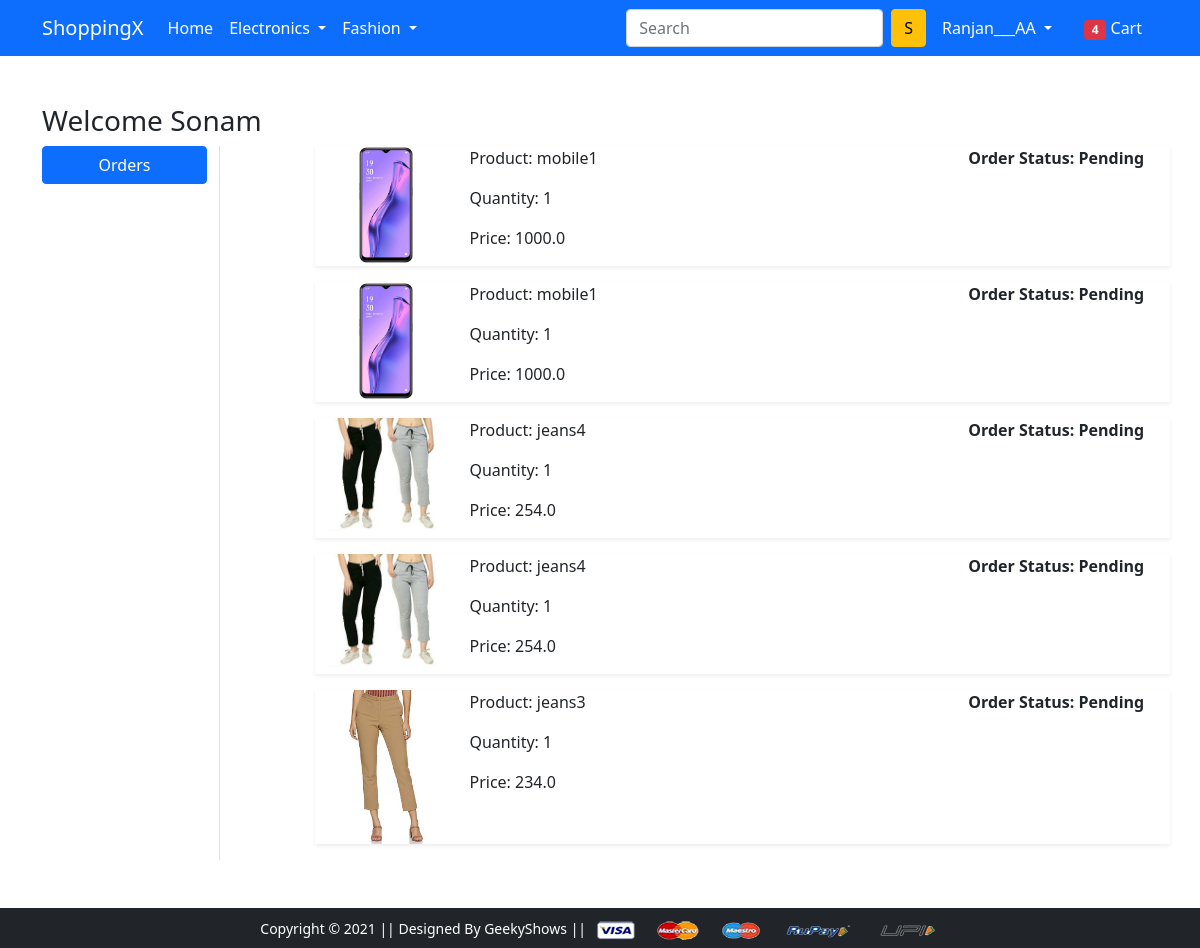
The page /orders/ (signed in) on the database its author committed.
### app/models.py (models this page shows, shortened)
class Order_Placed(models.Model):
    user = models.ForeignKey(User,on_delete=models.CASCADE)
    customer = models.ForeignKey(Customer,on_delete=models.CASCADE,default=1)
    product = models.ForeignKey(Product,on_delete=models.CASCADE,default=1)
    quantity = models.PositiveIntegerField(default=1)
    ordered_date = models.DateTimeField(default=datetime.datetime.now())
    status = models.CharField(max_length=50,choices=STATUS_CHOICES,default='Pending')
    @property
    def total_cost(self):
        return self.quantity * self.product.discounted_price

class Product(models.Model):
    title = models.CharField(max_length=100)
    selling_price = models.FloatField()
    discounted_price = models.FloatField()
    description = models.TextField()
    brand = models.CharField(max_length=100)
    category = models.CharField(choices=CATEGORY_CHOICES,max_length=2)
    product_image = models.ImageField(upload_to='productimg')

### app/views.py (the view)
# urls.py: path('orders/', views.orders, name='orders'),
@login_required
def orders(request):
 op = Order_Placed.objects.filter(user=request.user)
 return render(request, 'app/orders.html',{'order_placed':op})

### app/templates/app/orders.html (shortened to what this page needs)
{% extends 'app/base.html' %}
{% load static %}
{% block main-content %}
<div class="container my-5">
 <div class="row">
 <h3>Welcome Sonam</h3>
  <div class="col-sm-2 border-end">
   <ul class="list-unstyled">
    <li class="d-grid"><a href="{% url 'orders' %}" class="btn btn-primary">Orders</a></li>
   </ul>
  </div>
  <div class="col-sm-9 offset-sm-1">
    {% for op in order_placed %}
   <div class="row shadow-sm mb-3">
    <div class="col-sm-2">
    <img src="{{op.product.product_image.url}}" alt=""
    srcset=""class="img-fluid" height="150"width="150">
    </div>
    <div class="col-sm-7">
        <P>Product: {{op.product.title}}</P>
        <p>Quantity: {{op.quantity}}</p>
        <p>Price: {{op.total_cost}}</p>
        </div>
    <div class="col-sm-3 fw-bold">
        <p>Order Status: {{op.status}}</p>
   </div>
  </div>
  {% endfor %}
 </div>
</div>
</div>
{% endblock main-content %}

### app/templates/app/base.html (shortened to what this page needs)
<!doctype html>
{% load static %}
<html lang="en">
  <head>
    <link href="https://cdn.jsdelivr.net/npm/bootstrap@5.0.0-beta1/dist/css/bootstrap.min.css" rel="stylesheet">
    <link rel="stylesheet" href="{% static 'app/css/owl.carousel.min.css' %}">
    <link rel="stylesheet" href="{% static 'app/css/all.min.css' %}">
    <link rel="stylesheet" href="{% static 'app/css/style.css' %}">
  </head>
  <body>
    <nav class="navbar navbar-expand-lg navbar-dark bg-primary">
     <div class="container">
       <a class="navbar-brand" href="/">ShoppingX</a>
       <div class="collapse navbar-collapse" id="navbarSupportedContent">
         <ul class="navbar-nav me-auto mb-2 mb-lg-0">
           <li class="nav-item">
             <a class="nav-link active" aria-current="page" href="/">Home</a>
           </li>
           <li class="nav-item dropdown">
             <a class="nav-link dropdown-toggle text-white" href="#" id="electronicsDropdown" role="button" data-bs-toggle="dropdown" aria-expanded="false">
               Electronics
             </a>
           </li>
           <li class="nav-item dropdown">
             <a class="nav-link dropdown-toggle text-white" href="#" id="fashionDropdown" role="button" data-bs-toggle="dropdown" aria-expanded="false">
               Fashion
             </a>
           </li>
         </ul>
         <form class="d-flex">
           <input class="form-control me-2" type="search" placeholder="Search" aria-label="Search">
           <button class="btn btn-warning" type="submit">S</button>
         </form>
         <div>
          <ul class="navbar-nav me-auto mb-2 mb-lg-0">
            {% if request.user.is_authenticated %}
            <li class="nav-item dropdown mx-2">
              <a class="nav-link dropdown-toggle text-white" href="#" id="profileDropdown" role="button" data-bs-toggle="dropdown" aria-expanded="false">
                {{request.user.username|capfirst}}
              </a>
            </li>
            <li class="nav-item mx-2">
             <a href="{% url 'showcart' %}" class="nav-link text-white"><span class="badge bg-danger">4</span> Cart </a>
            </li>
            {% endif %}
          </ul>
         </div>
       </div>
     </div>
    </nav>
    {% block main-content %} {% endblock main-content %}
    <footer class="container-fluid bg-dark text-center p-2 mt-5">
        <small class="text-white">Copyright &copy; 2021 || Designed By GeekyShows || </small>
        <img src="{% static 'app/images/payment.png' %}" alt="" srcset="" class="img-fluid" height="2px">
    </footer>
  </body>
</html>

### rows shown on the page
Order_Placed: product.product_image (picture), product "mobile1", quantity "1", total_cost "1000.0", status "Pending"
Order_Placed: product.product_image (picture), product "mobile1", quantity "1", total_cost "1000.0", status "Pending"
Order_Placed: product.product_image (picture), product "jeans4", quantity "1", total_cost "254.0", status "Pending"
Order_Placed: product.product_image (picture), product "jeans4", quantity "1", total_cost "254.0", status "Pending"
Order_Placed: product.product_image (picture), product "jeans3", quantity "1", total_cost "234.0", status "Pending"

### other values the page prints
{{ request.user.username|capfirst }} "Ranjan___AA"
